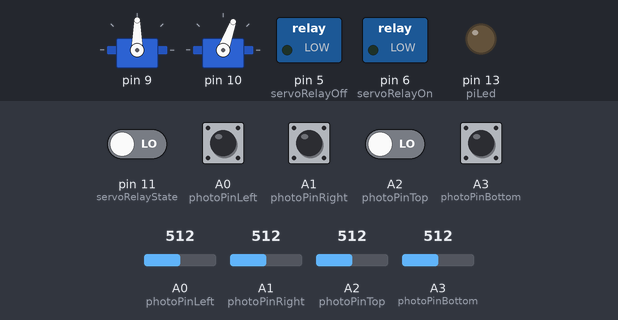
Recording of a sketch running on a simulated Arduino Uno, built with avr-gcc and run on an emulated ATmega328P. Parts: 2 × servo, switched loads named in the sketch (green lamp = pin HIGH), output pins drawn as LEDs (lit = HIGH). The inputs (shaded band) are chosen by the test bench; at power-on: A0 (photoPinLeft), A1 (photoPinRight), A2 (photoPinTop), A3 (photoPinBottom), pin 11 (servoRelayState) LOW, A0 (photoPinLeft) = 512, A1 (photoPinRight) = 512, A2 (photoPinTop) = 512, A3 (photoPinBottom) = 512. What the sketch prints to the serial monitor is not drawn.

Above: at 3.2 s.
3.3 s: pin 11 (servoRelayState) driven HIGH
At 6.1 s:
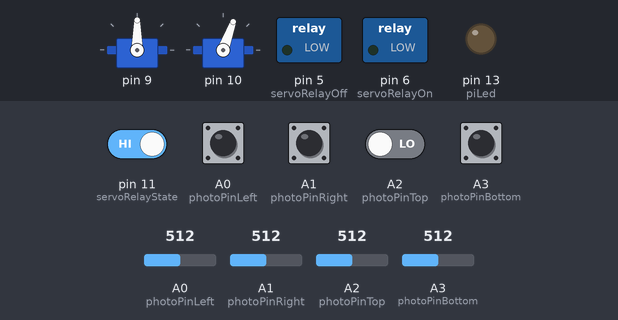
6.3 s: pin 11 (servoRelayState) driven LOW
At 8.5 s:
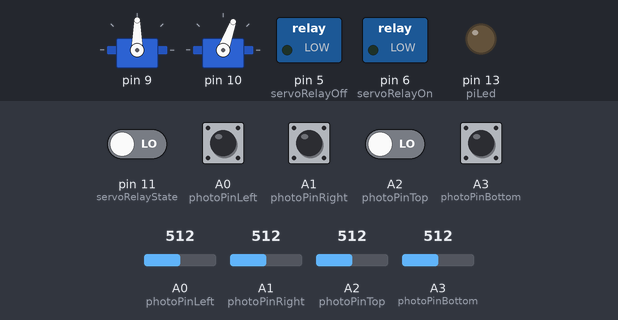
Timing chart, 0 to 10.0 s (numbered marks = the images above; inputs shaded):
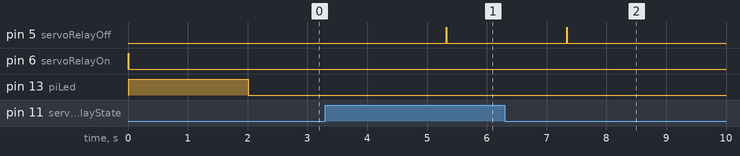

The sketch:

SunSeeker_new_final.ino
```cpp
#include <Servo.h>

int photoPinLeft = A0; //green
int photoPinRight = A1; //blue
int photoPinTop = A2;  //orange
int photoPinBottom = A3; //brown
int servoRelayOff = 5;
int servoRelayOn = 6;
int servoRelayState = 11;
int piLed = 13;    //Pi light level led


class Seeker {
  public:
  Servo servo;
  int val1;
  int val2;
  int tol;    //Adjustment so it doesn't constantly move
  int pos;
  int startPos;
  int endPos;
  int parkPos;
  int updateInterval;
  unsigned long lastUpdate;

  public:
  Seeker(int startP, int endP, int parkP) {
    startPos = startP;
    endPos = endP;
    parkPos = parkP;
    lastUpdate = 0;
    updateInterval = 100; //How often the position is updated in ms
    tol = 2;
  }

  void Attach(int pin) {
    servo.attach(pin);
  }

  void park() {
    servo.write(parkPos);
  }

  void Detach() {
    servo.detach();
  }

  int getSunLevel() {
    int lowLightCutoff = 600;
    int highLightCutoff = 700;
    //average all four photo sensor values over time
    int sensorAvg = (digitalRead(photoPinLeft) + digitalRead(photoPinRight) + digitalRead(photoPinTop) + digitalRead(photoPinBottom)) / 4;
    int total = 0;
    for (int i = 0; i < 10; i++) {
      total += sensorAvg;
      }
    int avgPhotoLevel = total / 10;
    //Serial.println(avgPhotoLevel);
    if (avgPhotoLevel <= lowLightCutoff ) {
      return 0;
    } else if (avgPhotoLevel > lowLightCutoff && avgPhotoLevel < highLightCutoff) {
      return 1;
    } else {
      return 2;
    }

   }

   void Update(int pin1, int pin2) {

    int sunLevel = getSunLevel();
    val1 = analogRead(pin1);
    val2 = analogRead(pin2);

    if((millis() - lastUpdate) > updateInterval) {
      lastUpdate = millis();

      switch (sunLevel) {
        case 0 :
          if (digitalRead(servoRelayState) == HIGH) {
            pos = parkPos;                      //park solar panel
            servo.write(pos);
            delay(2000);
            digitalWrite(servoRelayOff, HIGH);
            delay(10);
            digitalWrite(servoRelayOff, LOW);   //turn off relay
          }
          digitalWrite(piLed, LOW);        //set pi led to off
          Serial.println("Case 0");
          break;
        case 1 :
          //hold position, if relay is on leave it on, if relay is off leave it off
          digitalWrite(piLed, LOW);        //set pi led to off
          Serial.println("Case 1");
          break;
        case 2 :
          digitalWrite(piLed, HIGH);        //set pi led to on
          if (digitalRead(servoRelayState) == LOW) {
             digitalWrite(servoRelayOn, HIGH);
             delay(10);
             digitalWrite(servoRelayOn, LOW);   //turn relay on
          }
                                              //track sun
          if ((abs(val1 - val2) <= tol) && (abs(val2 - val1) <= tol)) {
            pos = pos;   //Hold position when photoresistors are within the tolerence
          } else if (pos > endPos) {
            pos = endPos;
          } else if (pos < startPos) {
            pos = startPos;
          } else if (val1 > val2) {
            pos = --pos;
          } else if (val2 > val1) {
            pos = ++pos;
          }
          servo.write(pos);
          delay(50);
          Serial.println("Case 2");
          break;
        default:
          pos = parkPos;                      //park solar panel
          servo.write(pos);
          delay(2000);
          digitalWrite(servoRelayOff, HIGH);
          delay(10);
          digitalWrite(servoRelayOff, LOW);   //turn off relay
          digitalWrite(piLed, LOW);        //set pi led to off
          Serial.println("default");
        }
    }
  }
};

Seeker hSeeker(0, 180, 90);
Seeker vSeeker(50, 130, 70);


void setup() {
  Serial.begin(9600);
  pinMode(servoRelayOff, OUTPUT);
  pinMode(servoRelayOn, OUTPUT);
  pinMode(servoRelayState, INPUT);
  pinMode(piLed, OUTPUT);
  digitalWrite(servoRelayOn, HIGH);
  delay(10);
  digitalWrite(servoRelayOn, LOW);
  digitalWrite(piLed, HIGH);
  hSeeker.Attach(9);
  vSeeker.Attach(10);
  hSeeker.park();
  vSeeker.park();
  delay(2000);
}

void loop() {
  vSeeker.Update(photoPinTop, photoPinBottom);
  hSeeker.Update(photoPinLeft, photoPinRight);
}
```

Measured:
- after the input at 3.3 s, pin 5 (servoRelayOff): LOW → HIGH after 2.0 s, → LOW 0.01 s later
- after the input at 6.3 s, pin 5 (servoRelayOff): goes on until 7.3 s, then stays LOW
